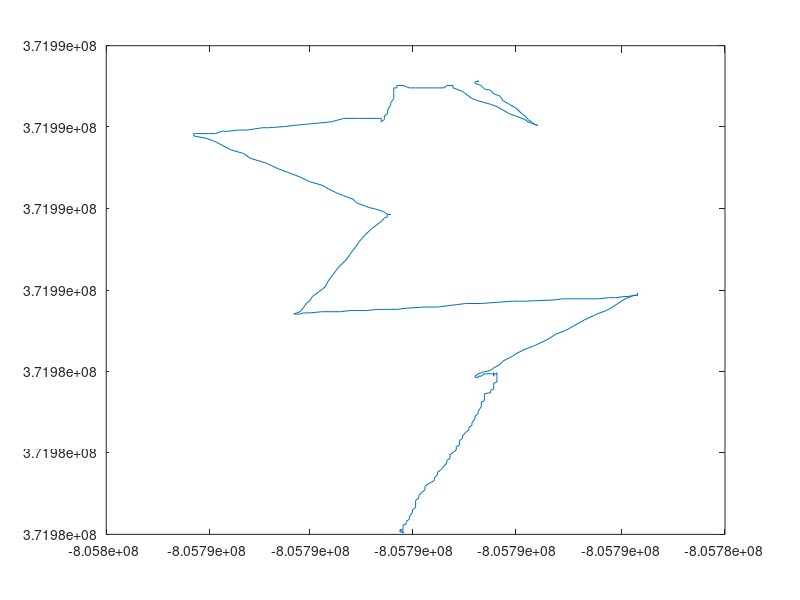
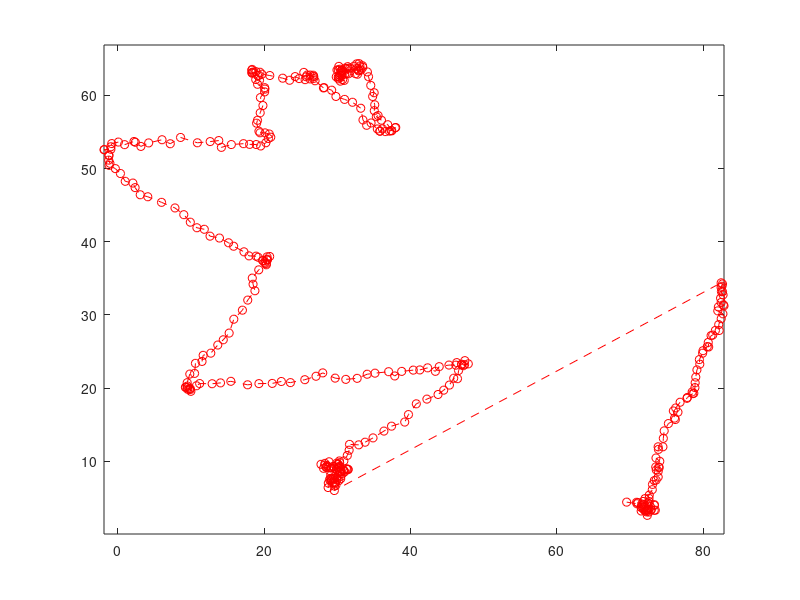

The MATLAB source for these figures, in order:
% kalman filter implementation

% what is the true trajectory
close all; clear all; clc;
% load('2018-02-25 18-10-55.tlog.mat');
% load('2018-02-25 18-23-56.tlog.mat');
% load('2018-02-25 18-29-57.tlog.mat');
load('2018-02-25 18-35-44.tlog.mat');

% Initial covariance
covariance = 1e-3*eye(2);
tempNoise = normrnd(0, 1);
u_o = [tempNoise; tempNoise];
P = covariance;
Q=0.1*eye(2);
F = eye(2);
% F(5) = 1;
% F(15) = 1;
H=eye(2);
R=0.1*eye(2);
x_o = [x_mavlink_local_position_ned_t(1,2) y_mavlink_local_position_ned_t(1,2)];
x = x_o';
xUpdate = x;
zMeas = [];

% [xGround, yGround] = deg2utm(lat_mavlink_gps_raw_int_t(:,2)/1000000, lon_mavlink_gps_raw_int_t(:,1)/1000000)

% plotXY = [];
for i = 1:length(x_mavlink_local_position_ned_t)-1
    % gettting velocity and change in time
    vel = [vx_mavlink_local_position_ned_t(i,2) vy_mavlink_local_position_ned_t(i,2)]';
    deltTime = [vx_mavlink_local_position_ned_t(i+1,1)-vx_mavlink_local_position_ned_t(i,1) vy_mavlink_local_position_ned_t(i+1,1)-vy_mavlink_local_position_ned_t(i,1)]';
    
    % obtaining gaussian noise
    tempNoise1 = normrnd(0, 1);
    tempNoise2 = normrnd(0, 1);
    u_o = [tempNoise1; tempNoise2];
    
    % prediction
    % predict step of position
    tempX=F*x(:,end)+ vel.*deltTime +u_o; % 1
    P=F*P*F'+Q; % 2
    x = [x, tempX];
    
    % getting measurement of t+1
    z = [x_mavlink_local_position_ned_t(i+1,2) y_mavlink_local_position_ned_t(i+1,2)]';
    
    % update step
    % Kalman Gain
    temp = H*P*H'+R; % 4
    K=P*H*(temp)^(-1); % 5
    
    % calculating the difference in predicted and measured values
    difference = z-H*tempX; % 3
    
    % updated state value based on measurements
    tempX1=tempX + (K*difference); % 6
    
    % updating covariance matrix
    P=(eye(2)-K*H)*P; % 7
    
    zMeas = [zMeas,z];
    xUpdate = [xUpdate, tempX1];
    
end
% plotXY(1,:)

figure()
% hold on
% plot(xGround, yGround, '--xb')
plot(lon_mavlink_gps_raw_int_t(:,2), lat_mavlink_gps_raw_int_t(:,2))
figure()

plot(xUpdate(2,:),xUpdate(1,:), '--or')
% plot(zMeas(2,:),zMeas(1,:), '--*g')
% plot( y_mavlink_local_position_ned_t(:,2), x_mavlink_local_position_ned_t(:,2),'--og')
axis equal